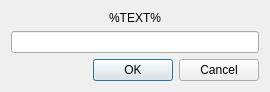
<?xml version="1.0" encoding="UTF-8"?>
<ui version="4.0">
 <class>DialogAddPlain</class>
 <widget class="QDialog" name="DialogAddPlain">
  <property name="geometry">
   <rect>
    <x>0</x>
    <y>0</y>
    <width>270</width>
    <height>84</height>
   </rect>
  </property>
  <property name="windowTitle">
   <string>%TITLE%</string>
  </property>
  <layout class="QVBoxLayout" name="verticalLayout">
   <item>
    <spacer name="verticalSpacer_2">
     <property name="orientation">
      <enum>Qt::Vertical</enum>
     </property>
     <property name="sizeHint" stdset="0">
      <size>
       <width>20</width>
       <height>40</height>
      </size>
     </property>
    </spacer>
   </item>
   <item>
    <widget class="QLabel" name="label">
     <property name="text">
      <string>%TEXT%</string>
     </property>
     <property name="alignment">
      <set>Qt::AlignCenter</set>
     </property>
    </widget>
   </item>
   <item>
    <widget class="QLineEdit" name="lineEdit"/>
   </item>
   <item>
    <spacer name="verticalSpacer">
     <property name="orientation">
      <enum>Qt::Vertical</enum>
     </property>
     <property name="sizeHint" stdset="0">
      <size>
       <width>20</width>
       <height>40</height>
      </size>
     </property>
    </spacer>
   </item>
   <item>
    <widget class="QDialogButtonBox" name="buttonBox">
     <property name="orientation">
      <enum>Qt::Horizontal</enum>
     </property>
     <property name="standardButtons">
      <set>QDialogButtonBox::Cancel|QDialogButtonBox::Ok</set>
     </property>
    </widget>
   </item>
  </layout>
 </widget>
 <resources/>
 <connections>
  <connection>
   <sender>buttonBox</sender>
   <signal>accepted()</signal>
   <receiver>DialogAddPlain</receiver>
   <slot>accept()</slot>
   <hints>
    <hint type="sourcelabel">
     <x>248</x>
     <y>254</y>
    </hint>
    <hint type="destinationlabel">
     <x>157</x>
     <y>274</y>
    </hint>
   </hints>
  </connection>
  <connection>
   <sender>buttonBox</sender>
   <signal>rejected()</signal>
   <receiver>DialogAddPlain</receiver>
   <slot>reject()</slot>
   <hints>
    <hint type="sourcelabel">
     <x>316</x>
     <y>260</y>
    </hint>
    <hint type="destinationlabel">
     <x>286</x>
     <y>274</y>
    </hint>
   </hints>
  </connection>
 </connections>
</ui>
